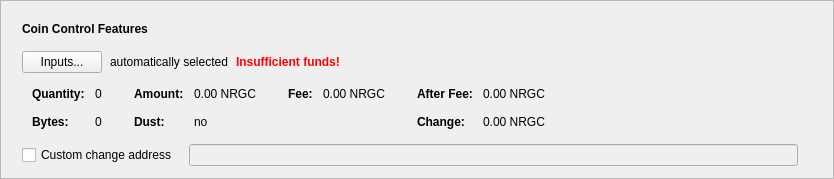
      <widget class="QFrame" name="frameCoinControl">
       <property name="sizePolicy">
        <sizepolicy hsizetype="Expanding" vsizetype="Fixed">
         <horstretch>0</horstretch>
         <verstretch>0</verstretch>
        </sizepolicy>
       </property>
       <property name="frameShape">
        <enum>QFrame::StyledPanel</enum>
       </property>
       <property name="frameShadow">
        <enum>QFrame::Raised</enum>
       </property>
       <layout class="QVBoxLayout" name="verticalLayout_2">
        <item>
         <layout class="QVBoxLayout" name="verticalLayoutCoinControl" stretch="0,0,0,0,0">
          <property name="spacing">
           <number>0</number>
          </property>
          <property name="sizeConstraint">
           <enum>QLayout::SetDefaultConstraint</enum>
          </property>
          <property name="leftMargin">
           <number>10</number>
          </property>
          <property name="topMargin">
           <number>10</number>
          </property>
          <item>
           <layout class="QHBoxLayout" name="horizontalLayoutCoinControl1">
            <property name="bottomMargin">
             <number>15</number>
            </property>
            <item>
             <widget class="QLabel" name="labelCoinControlFeatures">
              <property name="sizePolicy">
               <sizepolicy hsizetype="Preferred" vsizetype="Maximum">
                <horstretch>0</horstretch>
                <verstretch>0</verstretch>
               </sizepolicy>
              </property>
              <property name="font">
               <font>
                <weight>75</weight>
                <bold>true</bold>
               </font>
              </property>
              <property name="styleSheet">
               <string notr="true">font-weight:bold;</string>
              </property>
              <property name="text">
               <string>Coin Control Features</string>
              </property>
             </widget>
            </item>
           </layout>
          </item>
          <item>
           <layout class="QHBoxLayout" name="horizontalLayoutCoinControl2" stretch="0,0,0,0">
            <property name="spacing">
             <number>8</number>
            </property>
            <property name="bottomMargin">
             <number>10</number>
            </property>
            <item>
             <widget class="QPushButton" name="pushButtonCoinControl">
              <property name="styleSheet">
               <string notr="true"/>
              </property>
              <property name="text">
               <string>Inputs...</string>
              </property>
              <property name="autoDefault">
               <bool>false</bool>
              </property>
             </widget>
            </item>
            <item>
             <widget class="QLabel" name="labelCoinControlAutomaticallySelected">
              <property name="text">
               <string>automatically selected</string>
              </property>
              <property name="margin">
               <number>5</number>
              </property>
             </widget>
            </item>
            <item>
             <widget class="QLabel" name="labelCoinControlInsuffFunds">
              <property name="font">
               <font>
                <weight>75</weight>
                <bold>true</bold>
               </font>
              </property>
              <property name="styleSheet">
               <string notr="true">color:red;font-weight:bold;</string>
              </property>
              <property name="text">
               <string>Insufficient funds!</string>
              </property>
              <property name="margin">
               <number>5</number>
              </property>
             </widget>
            </item>
            <item>
             <spacer name="horizontalSpacerCoinControl">
              <property name="orientation">
               <enum>Qt::Horizontal</enum>
              </property>
              <property name="sizeHint" stdset="0">
               <size>
                <width>40</width>
                <height>1</height>
               </size>
              </property>
             </spacer>
            </item>
           </layout>
          </item>
          <item>
           <widget class="QWidget" name="widgetCoinControl" native="true">
            <property name="sizePolicy">
             <sizepolicy hsizetype="Preferred" vsizetype="Preferred">
              <horstretch>0</horstretch>
              <verstretch>0</verstretch>
             </sizepolicy>
            </property>
            <property name="minimumSize">
             <size>
              <width>0</width>
              <height>0</height>
             </size>
            </property>
            <property name="styleSheet">
             <string notr="true"/>
            </property>
            <layout class="QHBoxLayout" name="horizontalLayoutCoinControl5">
             <property name="leftMargin">
              <number>0</number>
             </property>
             <property name="topMargin">
              <number>0</number>
             </property>
             <property name="rightMargin">
              <number>0</number>
             </property>
             <property name="bottomMargin">
              <number>0</number>
             </property>
             <item>
              <layout class="QHBoxLayout" name="horizontalLayoutCoinControl3" stretch="0,0,0,1">
               <property name="spacing">
                <number>20</number>
               </property>
               <property name="topMargin">
                <number>0</number>
               </property>
               <property name="bottomMargin">
                <number>10</number>
               </property>
               <item>
                <layout class="QFormLayout" name="formLayoutCoinControl1">
                 <property name="horizontalSpacing">
                  <number>10</number>
                 </property>
                 <property name="verticalSpacing">
                  <number>14</number>
                 </property>
                 <property name="leftMargin">
                  <number>10</number>
                 </property>
                 <property name="topMargin">
                  <number>4</number>
                 </property>
                 <property name="rightMargin">
                  <number>6</number>
                 </property>
                 <item row="0" column="0">
                  <widget class="QLabel" name="labelCoinControlQuantityText">
                   <property name="font">
                    <font>
                     <weight>75</weight>
                     <bold>true</bold>
                    </font>
                   </property>
                   <property name="text">
                    <string>Quantity:</string>
                   </property>
                   <property name="margin">
                    <number>0</number>
                   </property>
                  </widget>
                 </item>
                 <item row="0" column="1">
                  <widget class="QLabel" name="labelCoinControlQuantity">
                   <property name="cursor">
                    <cursorShape>IBeamCursor</cursorShape>
                   </property>
                   <property name="contextMenuPolicy">
                    <enum>Qt::ActionsContextMenu</enum>
                   </property>
                   <property name="text">
                    <string notr="true">0</string>
                   </property>
                   <property name="margin">
                    <number>0</number>
                   </property>
                   <property name="textInteractionFlags">
                    <set>Qt::LinksAccessibleByMouse|Qt::TextSelectableByKeyboard|Qt::TextSelectableByMouse</set>
                   </property>
                  </widget>
                 </item>
                 <item row="1" column="0">
                  <widget class="QLabel" name="labelCoinControlBytesText">
                   <property name="font">
                    <font>
                     <weight>75</weight>
                     <bold>true</bold>
                    </font>
                   </property>
                   <property name="text">
                    <string>Bytes:</string>
                   </property>
                  </widget>
                 </item>
                 <item row="1" column="1">
                  <widget class="QLabel" name="labelCoinControlBytes">
                   <property name="cursor">
                    <cursorShape>IBeamCursor</cursorShape>
                   </property>
                   <property name="contextMenuPolicy">
                    <enum>Qt::ActionsContextMenu</enum>
                   </property>
                   <property name="text">
                    <string notr="true">0</string>
                   </property>
                   <property name="textInteractionFlags">
                    <set>Qt::LinksAccessibleByMouse|Qt::TextSelectableByKeyboard|Qt::TextSelectableByMouse</set>
                   </property>
                  </widget>
                 </item>
                </layout>
               </item>
               <item>
                <layout class="QFormLayout" name="formLayoutCoinControl2">
                 <property name="horizontalSpacing">
                  <number>10</number>
                 </property>
                 <property name="verticalSpacing">
                  <number>14</number>
                 </property>
                 <property name="leftMargin">
                  <number>6</number>
                 </property>
                 <property name="topMargin">
                  <number>4</number>
                 </property>
                 <property name="rightMargin">
                  <number>6</number>
                 </property>
                 <item row="0" column="0">
                  <widget class="QLabel" name="labelCoinControlAmountText">
                   <property name="font">
                    <font>
                     <weight>75</weight>
                     <bold>true</bold>
                    </font>
                   </property>
                   <property name="text">
                    <string>Amount:</string>
                   </property>
                   <property name="margin">
                    <number>0</number>
                   </property>
                  </widget>
                 </item>
                 <item row="0" column="1">
                  <widget class="QLabel" name="labelCoinControlAmount">
                   <property name="cursor">
                    <cursorShape>IBeamCursor</cursorShape>
                   </property>
                   <property name="contextMenuPolicy">
                    <enum>Qt::ActionsContextMenu</enum>
                   </property>
                   <property name="text">
                    <string notr="true">0.00 NRGC</string>
                   </property>
                   <property name="textInteractionFlags">
                    <set>Qt::LinksAccessibleByMouse|Qt::TextSelectableByKeyboard|Qt::TextSelectableByMouse</set>
                   </property>
                  </widget>
                 </item>
                 <item row="1" column="0">
                  <widget class="QLabel" name="labelCoinControlLowOutputText">
                   <property name="font">
                    <font>
                     <weight>75</weight>
                     <bold>true</bold>
                    </font>
                   </property>
                   <property name="text">
                    <string>Dust:</string>
                   </property>
                  </widget>
                 </item>
                 <item row="1" column="1">
                  <widget class="QLabel" name="labelCoinControlLowOutput">
                   <property name="cursor">
                    <cursorShape>IBeamCursor</cursorShape>
                   </property>
                   <property name="contextMenuPolicy">
                    <enum>Qt::ActionsContextMenu</enum>
                   </property>
                   <property name="text">
                    <string notr="true">no</string>
                   </property>
                   <property name="textInteractionFlags">
                    <set>Qt::LinksAccessibleByMouse|Qt::TextSelectableByKeyboard|Qt::TextSelectableByMouse</set>
                   </property>
                  </widget>
                 </item>
                </layout>
               </item>
               <item>
                <layout class="QFormLayout" name="formLayoutCoinControl3">
                 <property name="horizontalSpacing">
                  <number>10</number>
                 </property>
                 <property name="verticalSpacing">
                  <number>14</number>
                 </property>
                 <property name="leftMargin">
                  <number>6</number>
                 </property>
                 <property name="topMargin">
                  <number>4</number>
                 </property>
                 <property name="rightMargin">
                  <number>6</number>
                 </property>
                 <item row="0" column="0">
                  <widget class="QLabel" name="labelCoinControlFeeText">
                   <property name="font">
                    <font>
                     <weight>75</weight>
                     <bold>true</bold>
                    </font>
                   </property>
                   <property name="text">
                    <string>Fee:</string>
                   </property>
                   <property name="margin">
                    <number>0</number>
                   </property>
                  </widget>
                 </item>
                 <item row="0" column="1">
                  <widget class="QLabel" name="labelCoinControlFee">
                   <property name="cursor">
                    <cursorShape>IBeamCursor</cursorShape>
                   </property>
                   <property name="contextMenuPolicy">
                    <enum>Qt::ActionsContextMenu</enum>
                   </property>
                   <property name="text">
                    <string notr="true">0.00 NRGC</string>
                   </property>
                   <property name="textInteractionFlags">
                    <set>Qt::LinksAccessibleByMouse|Qt::TextSelectableByKeyboard|Qt::TextSelectableByMouse</set>
                   </property>
                  </widget>
                 </item>
                </layout>
               </item>
               <item>
                <layout class="QFormLayout" name="formLayoutCoinControl4">
                 <property name="horizontalSpacing">
                  <number>10</number>
                 </property>
                 <property name="verticalSpacing">
                  <number>14</number>
                 </property>
                 <property name="leftMargin">
                  <number>6</number>
                 </property>
                 <property name="topMargin">
                  <number>4</number>
                 </property>
                 <property name="rightMargin">
                  <number>6</number>
                 </property>
                 <item row="0" column="0">
                  <widget class="QLabel" name="labelCoinControlAfterFeeText">
                   <property name="font">
                    <font>
                     <weight>75</weight>
                     <bold>true</bold>
                    </font>
                   </property>
                   <property name="text">
                    <string>After Fee:</string>
                   </property>
                   <property name="margin">
                    <number>0</number>
                   </property>
                  </widget>
                 </item>
                 <item row="0" column="1">
                  <widget class="QLabel" name="labelCoinControlAfterFee">
                   <property name="cursor">
                    <cursorShape>IBeamCursor</cursorShape>
                   </property>
                   <property name="contextMenuPolicy">
                    <enum>Qt::ActionsContextMenu</enum>
                   </property>
                   <property name="text">
                    <string notr="true">0.00 NRGC</string>
                   </property>
                   <property name="textInteractionFlags">
                    <set>Qt::LinksAccessibleByMouse|Qt::TextSelectableByKeyboard|Qt::TextSelectableByMouse</set>
                   </property>
                  </widget>
                 </item>
                 <item row="1" column="0">
                  <widget class="QLabel" name="labelCoinControlChangeText">
                   <property name="font">
                    <font>
                     <weight>75</weight>
                     <bold>true</bold>
                    </font>
                   </property>
                   <property name="text">
                    <string>Change:</string>
                   </property>
                  </widget>
                 </item>
                 <item row="1" column="1">
                  <widget class="QLabel" name="labelCoinControlChange">
                   <property name="cursor">
                    <cursorShape>IBeamCursor</cursorShape>
                   </property>
                   <property name="contextMenuPolicy">
                    <enum>Qt::ActionsContextMenu</enum>
                   </property>
                   <property name="text">
                    <string notr="true">0.00 NRGC</string>
                   </property>
                   <property name="textInteractionFlags">
                    <set>Qt::LinksAccessibleByMouse|Qt::TextSelectableByKeyboard|Qt::TextSelectableByMouse</set>
                   </property>
                  </widget>
                 </item>
                </layout>
               </item>
              </layout>
             </item>
            </layout>
           </widget>
          </item>
          <item>
           <layout class="QHBoxLayout" name="horizontalLayoutCoinControl4" stretch="0,0,0">
            <property name="spacing">
             <number>12</number>
            </property>
            <property name="sizeConstraint">
             <enum>QLayout::SetDefaultConstraint</enum>
            </property>
            <property name="topMargin">
             <number>5</number>
            </property>
            <property name="rightMargin">
             <number>5</number>
            </property>
            <item>
             <widget class="QCheckBox" name="checkBoxCoinControlChange">
              <property name="toolTip">
               <string>If this is activated, but the change address is empty or invalid, change will be sent to a newly generated address.</string>
              </property>
              <property name="text">
               <string>Custom change address</string>
              </property>
             </widget>
            </item>
            <item>
             <widget class="QValidatedLineEdit" name="lineEditCoinControlChange">
              <property name="enabled">
               <bool>false</bool>
              </property>
              <property name="sizePolicy">
               <sizepolicy hsizetype="Expanding" vsizetype="Fixed">
                <horstretch>0</horstretch>
                <verstretch>0</verstretch>
               </sizepolicy>
              </property>
             </widget>
            </item>
            <item>
             <widget class="QLabel" name="labelCoinControlChangeLabel">
              <property name="sizePolicy">
               <sizepolicy hsizetype="Preferred" vsizetype="Expanding">
                <horstretch>0</horstretch>
                <verstretch>0</verstretch>
               </sizepolicy>
              </property>
              <property name="minimumSize">
               <size>
                <width>0</width>
                <height>0</height>
               </size>
              </property>
              <property name="text">
               <string/>
              </property>
              <property name="margin">
               <number>3</number>
              </property>
             </widget>
            </item>
           </layout>
          </item>
          <item>
           <spacer name="verticalSpacerCoinControl">
            <property name="orientation">
             <enum>Qt::Vertical</enum>
            </property>
            <property name="sizeType">
             <enum>QSizePolicy::Expanding</enum>
            </property>
            <property name="sizeHint" stdset="0">
             <size>
              <width>800</width>
              <height>1</height>
             </size>
            </property>
           </spacer>
          </item>
         </layout>
        </item>
       </layout>
      </widget>
